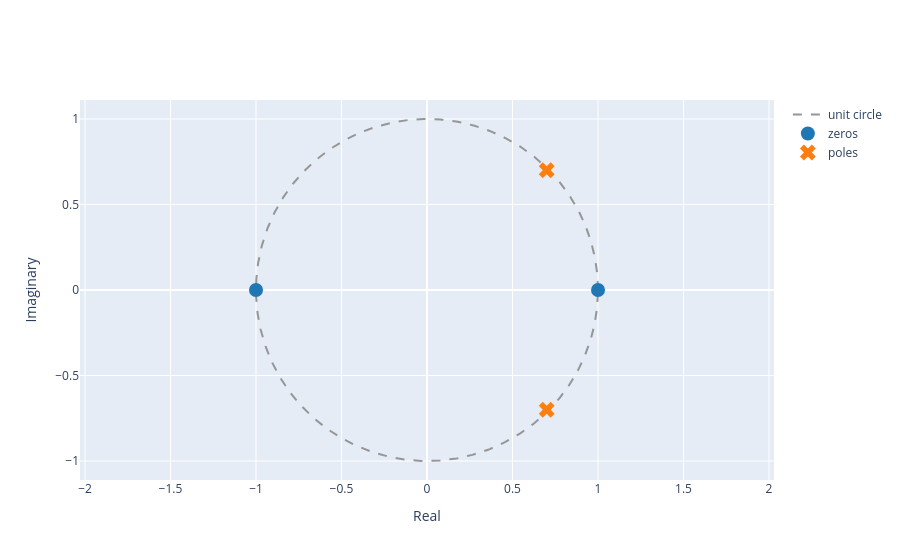

The notebook cell saved with this chart:
### Markdown cell above
2.1 Use the function `plot_zeros_poles` to plot the zeros and poles of the system.

Note: use $w_n = \pi/4$ and $r=0.99$.

### Code cell
w_n = np.pi/4
r = 0.99

zeros = np.array([1, -1])
poles = np.array([r * np.exp(1j * w_n), r * np.exp(-1j * w_n)])

plot_zeros_poles(zeros, poles)

### Figure 1 — Plotly figure (JSON) as saved in the notebook; plotly's stock layout.template omitted (floating-point values rounded to 4 significant figures; data arrays with more than 128 entries replaced by an {"elided": "..."} marker saying what was removed)
{"data": [{"line": {"color": "rgb(150,150,150)", "dash": "dash", "shape": "linear"}, "mode": "lines", "name": "unit circle", "type": "scatter", "x": {"elided": "1000 float values"}, "y": {"elided": "1000 float values"}}, {"marker": {"color": "#1f77b4", "size": 14, "symbol": "circle"}, "mode": "markers", "name": "zeros", "type": "scatter", "x": [1, -1], "y": [0, 0]}, {"marker": {"color": "#ff7f0e", "size": 14, "symbol": "x"}, "mode": "markers", "name": "poles", "type": "scatter", "x": [0.7, 0.7], "y": [0.7, -0.7]}], "layout": {"xaxis": {"title": {"text": "Real"}}, "yaxis": {"scaleanchor": "x", "scaleratio": 1, "title": {"text": "Imaginary"}}}}
